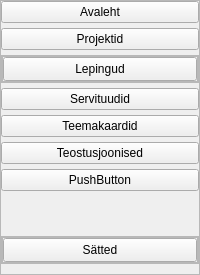
          <widget class="QFrame" name="leftMenuSubMain">
           <property name="styleSheet">
            <string notr="true"/>
           </property>
           <property name="frameShape">
            <enum>QFrame::StyledPanel</enum>
           </property>
           <property name="frameShadow">
            <enum>QFrame::Raised</enum>
           </property>
           <layout class="QVBoxLayout" name="verticalLayout_7">
            <property name="spacing">
             <number>5</number>
            </property>
            <property name="leftMargin">
             <number>0</number>
            </property>
            <property name="topMargin">
             <number>0</number>
            </property>
            <property name="rightMargin">
             <number>0</number>
            </property>
            <property name="bottomMargin">
             <number>10</number>
            </property>
            <item>
             <widget class="QPushButton" name="pbHome">
              <property name="styleSheet">
               <string notr="true"/>
              </property>
              <property name="text">
               <string>Avaleht</string>
              </property>
              <property name="icon">
               <iconset>
                <normaloff>icons/Icons_hele/home.svg</normaloff>icons/Icons_hele/home.svg</iconset>
              </property>
              <property name="iconSize">
               <size>
                <width>20</width>
                <height>20</height>
               </size>
              </property>
             </widget>
            </item>
            <item>
             <widget class="QPushButton" name="pbProjects">
              <property name="sizePolicy">
               <sizepolicy hsizetype="Preferred" vsizetype="Fixed">
                <horstretch>0</horstretch>
                <verstretch>0</verstretch>
               </sizepolicy>
              </property>
              <property name="minimumSize">
               <size>
                <width>24</width>
                <height>0</height>
               </size>
              </property>
              <property name="text">
               <string>Projektid</string>
              </property>
              <property name="icon">
               <iconset>
                <normaloff>icons/Icons_hele/aperture.svg</normaloff>icons/Icons_hele/aperture.svg</iconset>
              </property>
              <property name="iconSize">
               <size>
                <width>20</width>
                <height>20</height>
               </size>
              </property>
             </widget>
            </item>
            <item>
             <widget class="QFrame" name="pbContracts_Frame">
              <property name="sizePolicy">
               <sizepolicy hsizetype="Preferred" vsizetype="Preferred">
                <horstretch>0</horstretch>
                <verstretch>0</verstretch>
               </sizepolicy>
              </property>
              <property name="frameShape">
               <enum>QFrame::StyledPanel</enum>
              </property>
              <property name="frameShadow">
               <enum>QFrame::Raised</enum>
              </property>
              <layout class="QVBoxLayout" name="verticalLayout_79">
               <property name="spacing">
                <number>0</number>
               </property>
               <property name="leftMargin">
                <number>0</number>
               </property>
               <property name="topMargin">
                <number>0</number>
               </property>
               <property name="rightMargin">
                <number>0</number>
               </property>
               <property name="bottomMargin">
                <number>0</number>
               </property>
               <item>
                <widget class="QFrame" name="pbContracts_ButtonFrame">
                 <property name="frameShape">
                  <enum>QFrame::StyledPanel</enum>
                 </property>
                 <property name="frameShadow">
                  <enum>QFrame::Raised</enum>
                 </property>
                 <layout class="QVBoxLayout" name="verticalLayout_76">
                  <property name="spacing">
                   <number>0</number>
                  </property>
                  <property name="leftMargin">
                   <number>0</number>
                  </property>
                  <property name="topMargin">
                   <number>0</number>
                  </property>
                  <property name="rightMargin">
                   <number>0</number>
                  </property>
                  <property name="bottomMargin">
                   <number>0</number>
                  </property>
                  <item>
                   <widget class="QPushButton" name="pbContracts">
                    <property name="minimumSize">
                     <size>
                      <width>0</width>
                      <height>24</height>
                     </size>
                    </property>
                    <property name="text">
                     <string>Lepingud</string>
                    </property>
                    <property name="icon">
                     <iconset>
                      <normaloff>icons/Icons_hele/clipboard.svg</normaloff>icons/Icons_hele/clipboard.svg</iconset>
                    </property>
                    <property name="iconSize">
                     <size>
                      <width>20</width>
                      <height>20</height>
                     </size>
                    </property>
                   </widget>
                  </item>
                 </layout>
                </widget>
               </item>
               <item alignment="Qt::AlignTop">
                <widget class="QFrame" name="pbContracts_SliderFrame">
                 <property name="sizePolicy">
                  <sizepolicy hsizetype="Preferred" vsizetype="Expanding">
                   <horstretch>0</horstretch>
                   <verstretch>0</verstretch>
                  </sizepolicy>
                 </property>
                 <property name="maximumSize">
                  <size>
                   <width>16777215</width>
                   <height>0</height>
                  </size>
                 </property>
                 <property name="frameShape">
                  <enum>QFrame::StyledPanel</enum>
                 </property>
                 <property name="frameShadow">
                  <enum>QFrame::Raised</enum>
                 </property>
                 <layout class="QVBoxLayout" name="verticalLayout_78">
                  <property name="leftMargin">
                   <number>6</number>
                  </property>
                  <property name="topMargin">
                   <number>6</number>
                  </property>
                  <property name="rightMargin">
                   <number>0</number>
                  </property>
                  <property name="bottomMargin">
                   <number>0</number>
                  </property>
                  <item>
                   <widget class="QPushButton" name="pbPreContacts">
                    <property name="minimumSize">
                     <size>
                      <width>0</width>
                      <height>24</height>
                     </size>
                    </property>
                    <property name="text">
                     <string>Liitumislepingud</string>
                    </property>
                    <property name="icon">
                     <iconset>
                      <normaloff>icons/Icons_hele/battery-charging.svg</normaloff>icons/Icons_hele/battery-charging.svg</iconset>
                    </property>
                    <property name="iconSize">
                     <size>
                      <width>20</width>
                      <height>20</height>
                     </size>
                    </property>
                   </widget>
                  </item>
                  <item>
                   <widget class="QPushButton" name="pbMainContract">
                    <property name="minimumSize">
                     <size>
                      <width>0</width>
                      <height>24</height>
                     </size>
                    </property>
                    <property name="text">
                     <string>Teenuslepingud</string>
                    </property>
                    <property name="icon">
                     <iconset>
                      <normaloff>icons/Icons_hele/archive.svg</normaloff>icons/Icons_hele/archive.svg</iconset>
                    </property>
                    <property name="iconSize">
                     <size>
                      <width>20</width>
                      <height>20</height>
                     </size>
                    </property>
                   </widget>
                  </item>
                 </layout>
                </widget>
               </item>
              </layout>
             </widget>
            </item>
            <item>
             <widget class="QPushButton" name="pbSubstitutes">
              <property name="text">
               <string>Servituudid</string>
              </property>
              <property name="icon">
               <iconset>
                <normaloff>icons/Icons_hele/codepen.svg</normaloff>icons/Icons_hele/codepen.svg</iconset>
              </property>
              <property name="iconSize">
               <size>
                <width>20</width>
                <height>20</height>
               </size>
              </property>
             </widget>
            </item>
            <item>
             <widget class="QPushButton" name="pbMapThemes">
              <property name="text">
               <string>Teemakaardid</string>
              </property>
              <property name="icon">
               <iconset>
                <normaloff>icons/Icons_hele/image.svg</normaloff>icons/Icons_hele/image.svg</iconset>
              </property>
              <property name="iconSize">
               <size>
                <width>20</width>
                <height>20</height>
               </size>
              </property>
             </widget>
            </item>
            <item>
             <widget class="QPushButton" name="pbAddDrawings">
              <property name="text">
               <string>Teostusjoonised</string>
              </property>
              <property name="icon">
               <iconset>
                <normaloff>icons/Icons_hele/pen-tool.svg</normaloff>icons/Icons_hele/pen-tool.svg</iconset>
              </property>
              <property name="iconSize">
               <size>
                <width>20</width>
                <height>20</height>
               </size>
              </property>
             </widget>
            </item>
            <item>
             <widget class="QPushButton" name="Tester">
              <property name="text">
               <string>PushButton</string>
              </property>
             </widget>
            </item>
            <item>
             <spacer name="verticalSpacer_3">
              <property name="orientation">
               <enum>Qt::Vertical</enum>
              </property>
              <property name="sizeHint" stdset="0">
               <size>
                <width>20</width>
                <height>40</height>
               </size>
              </property>
             </spacer>
            </item>
            <item>
             <widget class="QFrame" name="LeftFooter_frame">
              <property name="sizePolicy">
               <sizepolicy hsizetype="Preferred" vsizetype="Preferred">
                <horstretch>0</horstretch>
                <verstretch>0</verstretch>
               </sizepolicy>
              </property>
              <property name="styleSheet">
               <string notr="true"/>
              </property>
              <property name="frameShape">
               <enum>QFrame::StyledPanel</enum>
              </property>
              <property name="frameShadow">
               <enum>QFrame::Raised</enum>
              </property>
              <layout class="QVBoxLayout" name="verticalLayout_74">
               <property name="spacing">
                <number>0</number>
               </property>
               <property name="leftMargin">
                <number>0</number>
               </property>
               <property name="topMargin">
                <number>0</number>
               </property>
               <property name="rightMargin">
                <number>0</number>
               </property>
               <property name="bottomMargin">
                <number>0</number>
               </property>
               <item>
                <widget class="QFrame" name="pbSettings_ButtonFrame">
                 <property name="styleSheet">
                  <string notr="true"/>
                 </property>
                 <property name="frameShape">
                  <enum>QFrame::StyledPanel</enum>
                 </property>
                 <property name="frameShadow">
                  <enum>QFrame::Raised</enum>
                 </property>
                 <layout class="QVBoxLayout" name="verticalLayout_58">
                  <property name="spacing">
                   <number>0</number>
                  </property>
                  <property name="leftMargin">
                   <number>0</number>
                  </property>
                  <property name="topMargin">
                   <number>0</number>
                  </property>
                  <property name="rightMargin">
                   <number>0</number>
                  </property>
                  <property name="bottomMargin">
                   <number>0</number>
                  </property>
                  <item>
                   <widget class="QPushButton" name="pbSettings">
                    <property name="minimumSize">
                     <size>
                      <width>0</width>
                      <height>24</height>
                     </size>
                    </property>
                    <property name="toolTip">
                     <string>Sätted</string>
                    </property>
                    <property name="toolTipDuration">
                     <number>-1</number>
                    </property>
                    <property name="text">
                     <string>Sätted</string>
                    </property>
                    <property name="icon">
                     <iconset>
                      <normaloff>icons/Icons_hele/settings.svg</normaloff>icons/Icons_hele/settings.svg</iconset>
                    </property>
                    <property name="iconSize">
                     <size>
                      <width>20</width>
                      <height>20</height>
                     </size>
                    </property>
                   </widget>
                  </item>
                 </layout>
                </widget>
               </item>
               <item alignment="Qt::AlignTop">
                <widget class="QFrame" name="pbSettings_SliderFrame">
                 <property name="sizePolicy">
                  <sizepolicy hsizetype="Preferred" vsizetype="Expanding">
                   <horstretch>0</horstretch>
                   <verstretch>0</verstretch>
                  </sizepolicy>
                 </property>
                 <property name="maximumSize">
                  <size>
                   <width>16777215</width>
                   <height>0</height>
                  </size>
                 </property>
                 <property name="styleSheet">
                  <string notr="true"/>
                 </property>
                 <property name="frameShape">
                  <enum>QFrame::StyledPanel</enum>
                 </property>
                 <property name="frameShadow">
                  <enum>QFrame::Raised</enum>
                 </property>
                 <layout class="QVBoxLayout" name="verticalLayout_9">
                  <property name="spacing">
                   <number>6</number>
                  </property>
                  <property name="leftMargin">
                   <number>0</number>
                  </property>
                  <property name="topMargin">
                   <number>6</number>
                  </property>
                  <property name="rightMargin">
                   <number>0</number>
                  </property>
                  <property name="bottomMargin">
                   <number>0</number>
                  </property>
                  <item>
                   <widget class="QFrame" name="pbUpdateData_Frame">
                    <property name="styleSheet">
                     <string notr="true"/>
                    </property>
                    <property name="frameShape">
                     <enum>QFrame::StyledPanel</enum>
                    </property>
                    <property name="frameShadow">
                     <enum>QFrame::Raised</enum>
                    </property>
                    <layout class="QVBoxLayout" name="verticalLayout_73">
                     <property name="spacing">
                      <number>0</number>
                     </property>
                     <property name="leftMargin">
                      <number>0</number>
                     </property>
                     <property name="topMargin">
                      <number>0</number>
                     </property>
                     <property name="rightMargin">
                      <number>0</number>
                     </property>
                     <property name="bottomMargin">
                      <number>0</number>
                     </property>
                     <item alignment="Qt::AlignTop">
                      <widget class="QFrame" name="pbUpdateData_ButtonFrame">
                       <property name="sizePolicy">
                        <sizepolicy hsizetype="Preferred" vsizetype="Fixed">
                         <horstretch>0</horstretch>
                         <verstretch>0</verstretch>
                        </sizepolicy>
                       </property>
                       <property name="maximumSize">
                        <size>
                         <width>16777215</width>
                         <height>24</height>
                        </size>
                       </property>
                       <property name="styleSheet">
                        <string notr="true"/>
                       </property>
                       <property name="frameShape">
                        <enum>QFrame::StyledPanel</enum>
                       </property>
                       <property name="frameShadow">
                        <enum>QFrame::Raised</enum>
                       </property>
                       <layout class="QVBoxLayout" name="verticalLayout_63">
                        <property name="spacing">
                         <number>0</number>
                        </property>
                        <property name="leftMargin">
                         <number>6</number>
                        </property>
                        <property name="topMargin">
                         <number>0</number>
                        </property>
                        <property name="rightMargin">
                         <number>0</number>
                        </property>
                        <property name="bottomMargin">
                         <number>0</number>
                        </property>
                        <item>
                         <widget class="QPushButton" name="pbUpdateData">
                          <property name="minimumSize">
                           <size>
                            <width>0</width>
                            <height>24</height>
                           </size>
                          </property>
                          <property name="text">
                           <string>Andmete laadimine</string>
                          </property>
                          <property name="icon">
                           <iconset>
                            <normaloff>icons/Icons_hele/download-cloud.svg</normaloff>icons/Icons_hele/download-cloud.svg</iconset>
                          </property>
                          <property name="iconSize">
                           <size>
                            <width>20</width>
                            <height>20</height>
                           </size>
                          </property>
                         </widget>
                        </item>
                       </layout>
                      </widget>
                     </item>
                     <item alignment="Qt::AlignTop">
                      <widget class="QFrame" name="pbUpdateData_SliderFrame">
                       <property name="maximumSize">
                        <size>
                         <width>16777215</width>
                         <height>0</height>
                        </size>
                       </property>
                       <property name="frameShape">
                        <enum>QFrame::StyledPanel</enum>
                       </property>
                       <property name="frameShadow">
                        <enum>QFrame::Raised</enum>
                       </property>
                       <layout class="QVBoxLayout" name="verticalLayout_71">
                        <property name="leftMargin">
                         <number>12</number>
                        </property>
                        <property name="topMargin">
                         <number>6</number>
                        </property>
                        <property name="rightMargin">
                         <number>0</number>
                        </property>
                        <property name="bottomMargin">
                         <number>6</number>
                        </property>
                        <item>
                         <widget class="QPushButton" name="pbSettings_AddShapeFile">
                          <property name="minimumSize">
                           <size>
                            <width>0</width>
                            <height>24</height>
                           </size>
                          </property>
                          <property name="text">
                           <string>Lae algandmed</string>
                          </property>
                          <property name="icon">
                           <iconset>
                            <normaloff>icons/Icons_hele/file-plus.svg</normaloff>icons/Icons_hele/file-plus.svg</iconset>
                          </property>
                          <property name="iconSize">
                           <size>
                            <width>20</width>
                            <height>20</height>
                           </size>
                          </property>
                         </widget>
                        </item>
                        <item>
                         <widget class="QPushButton" name="pbAvaMaaAmet">
                          <property name="minimumSize">
                           <size>
                            <width>0</width>
                            <height>24</height>
                           </size>
                          </property>
                          <property name="text">
                           <string>Maa-ametisse</string>
                          </property>
                          <property name="icon">
                           <iconset>
                            <normaloff>icons/Icons_hele/external-link.svg</normaloff>icons/Icons_hele/external-link.svg</iconset>
                          </property>
                          <property name="iconSize">
                           <size>
                            <width>20</width>
                            <height>20</height>
                           </size>
                          </property>
                         </widget>
                        </item>
                       </layout>
                      </widget>
                     </item>
                    </layout>
                   </widget>
                  </item>
                  <item>
                   <widget class="QFrame" name="pbCadastralActions_MainFrame">
                    <property name="styleSheet">
                     <string notr="true"/>
                    </property>
                    <property name="frameShape">
                     <enum>QFrame::StyledPanel</enum>
                    </property>
                    <property name="frameShadow">
                     <enum>QFrame::Raised</enum>
                    </property>
                    <layout class="QVBoxLayout" name="verticalLayout_65">
                     <property name="spacing">
                      <number>0</number>
                     </property>
                     <property name="leftMargin">
                      <number>0</number>
                     </property>
                     <property name="topMargin">
                      <number>0</number>
                     </property>
                     <property name="rightMargin">
                      <number>0</number>
                     </property>
                     <property name="bottomMargin">
                      <number>0</number>
                     </property>
                     <item alignment="Qt::AlignTop">
                      <widget class="QFrame" name="pbCadastralActions_ButtonFrame">
                       <property name="sizePolicy">
                        <sizepolicy hsizetype="Preferred" vsizetype="Fixed">
                         <horstretch>0</horstretch>
                         <verstretch>0</verstretch>
                        </sizepolicy>
                       </property>
                       <property name="maximumSize">
                        <size>
                         <width>16777215</width>
                         <height>24</height>
                        </size>
                       </property>
                       <property name="styleSheet">
                        <string notr="true"/>
                       </property>
                       <property name="frameShape">
                        <enum>QFrame::StyledPanel</enum>
                       </property>
                       <property name="frameShadow">
                        <enum>QFrame::Raised</enum>
                       </property>
                       <layout class="QVBoxLayout" name="verticalLayout_64">
                        <property name="spacing">
                         <number>0</number>
                        </property>
                        <property name="leftMargin">
                         <number>6</number>
                        </property>
                        <property name="topMargin">
                         <number>0</number>
                        </property>
                        <property name="rightMargin">
                         <number>0</number>
                        </property>
                        <property name="bottomMargin">
                         <number>0</number>
                        </property>
                        <item>
                         <widget class="QPushButton" name="pbCadasters">
                          <property name="minimumSize">
                           <size>
                            <width>0</width>
                            <height>24</height>
                           </size>
                          </property>
                          <property name="text">
                           <string>Toimingud kinnistutega</string>
                          </property>
                          <property name="icon">
                           <iconset>
                            <normaloff>icons/Icons_hele/map.svg</normaloff>icons/Icons_hele/map.svg</iconset>
                          </property>
                          <property name="iconSize">
                           <size>
                            <width>20</width>
                            <height>20</height>
                           </size>
                          </property>
                         </widget>
                        </item>
                       </layout>
                      </widget>
                     </item>
                     <item alignment="Qt::AlignTop">
                      <widget class="QFrame" name="pbCadastraActions_SliderFrame">
                       <property name="maximumSize">
                        <size>
                         <width>16777215</width>
                         <height>0</height>
                        </size>
                       </property>
                       <property name="styleSheet">
                        <string notr="true"/>
                       </property>
                       <property name="frameShape">
                        <enum>QFrame::StyledPanel</enum>
                       </property>
                       <property name="frameShadow">
                        <enum>QFrame::Raised</enum>
                       </property>
                       <layout class="QVBoxLayout" name="verticalLayout_72">
                        <property name="leftMargin">
                         <number>12</number>
                        </property>
                        <property name="topMargin">
                         <number>6</number>
                        </property>
                        <property name="rightMargin">
                         <number>0</number>
                        </property>
                        <property name="bottomMargin">
                         <number>6</number>
                        </property>
                        <item>
                         <widget class="QPushButton" name="pbSyncMailabl">
                          <property name="minimumSize">
                           <size>
                            <width>0</width>
                            <height>24</height>
                           </size>
                          </property>
                          <property name="text">
                           <string>Mailabliga sünkroniseerimine</string>
                          </property>
                          <property name="icon">
                           <iconset>
                            <normaloff>icons/Icons_hele/cloud-lightning.svg</normaloff>icons/Icons_hele/cloud-lightning.svg</iconset>
                          </property>
                          <property name="iconSize">
                           <size>
                            <width>20</width>
                            <height>20</height>
                           </size>
                          </property>
                         </widget>
                        </item>
                        <item>
                         <widget class="QPushButton" name="pbRefresh">
                          <property name="minimumSize">
                           <size>
                            <width>0</width>
                            <height>24</height>
                           </size>
                          </property>
                          <property name="text">
                           <string>Andmete värskendamine</string>
                          </property>
                          <property name="icon">
                           <iconset>
                            <normaloff>icons/Icons_hele/refresh-cw.svg</normaloff>icons/Icons_hele/refresh-cw.svg</iconset>
                          </property>
                          <property name="iconSize">
                           <size>
                            <width>20</width>
                            <height>20</height>
                           </size>
                          </property>
                         </widget>
                        </item>
                        <item>
                         <widget class="QPushButton" name="pbRemove">
                          <property name="minimumSize">
                           <size>
                            <width>0</width>
                            <height>24</height>
                           </size>
                          </property>
                          <property name="text">
                           <string>Kinnistute eemaldamine</string>
                          </property>
                          <property name="icon">
                           <iconset>
                            <normaloff>icons/Icons_hele/minus-square.svg</normaloff>icons/Icons_hele/minus-square.svg</iconset>
                          </property>
                          <property name="iconSize">
                           <size>
                            <width>20</width>
                            <height>20</height>
                           </size>
                          </property>
                         </widget>
                        </item>
                        <item>
                         <widget class="QPushButton" name="pbExpand">
                          <property name="minimumSize">
                           <size>
                            <width>0</width>
                            <height>24</height>
                           </size>
                          </property>
                          <property name="text">
                           <string>Kinnistute lisamine</string>
                          </property>
                          <property name="icon">
                           <iconset>
                            <normaloff>icons/Icons_hele/plus-square.svg</normaloff>icons/Icons_hele/plus-square.svg</iconset>
                          </property>
                          <property name="iconSize">
                           <size>
                            <width>20</width>
                            <height>20</height>
                           </size>
                          </property>
                         </widget>
                        </item>
                       </layout>
                      </widget>
                     </item>
                    </layout>
                   </widget>
                  </item>
                 </layout>
                </widget>
               </item>
              </layout>
             </widget>
            </item>
           </layout>
          </widget>
